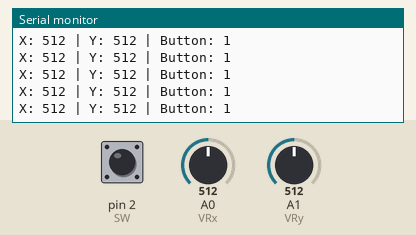
A sketch run on a simulated Arduino Uno, built with avr-gcc and run on an emulated ATmega328P. Parts: the last lines printed to the serial monitor. Inputs (shaded band) come from the test bench; at power-on: A0 (VRx) = 512, A1 (VRy) = 512, pin 2 (SW) HIGH.

Above: at 1.2 s.
1.3 s: A0 (VRx) set to 716
At 1.32 s:
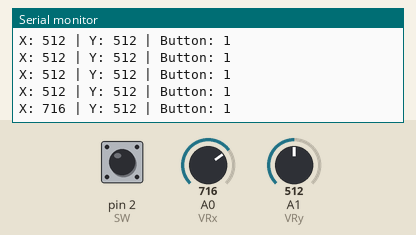
2.8 s: A1 (VRy) set to 1023
At 2.83 s:
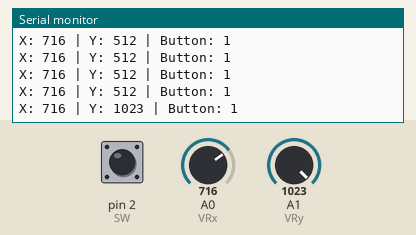
5.8 s: pin 2 (SW) pulled LOW for 0.15 s
At 5.86 s:
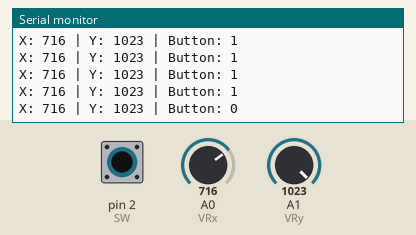
7.4 s: A1 (VRy) set to 900
At 7.47 s:
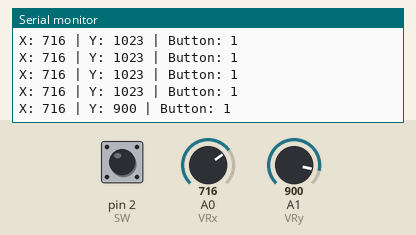
8.9 s: pin 2 (SW) pulled LOW for 1 s
At 8.99 s:
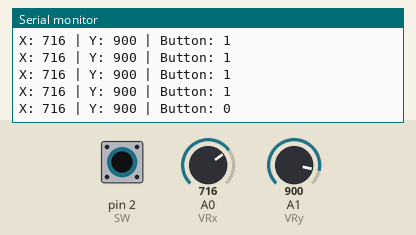
11.4 s: A0 (VRx) set to 900
At 11.41 s:
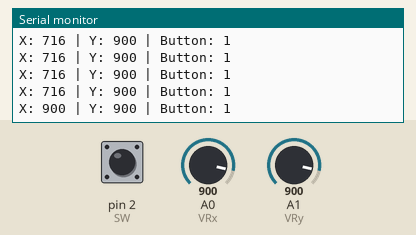
Timing chart, 0 to 13.9 s (numbered marks = the images above; inputs shaded):
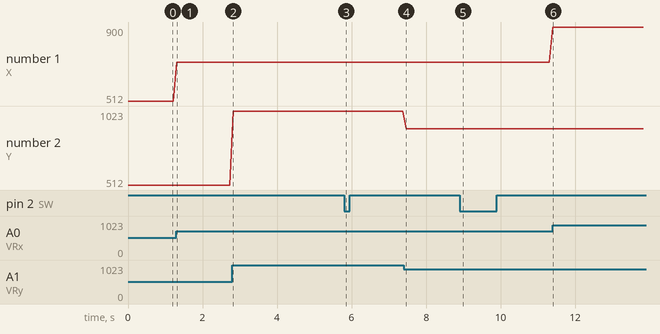

The sketch:

joystickTest.ino
```cpp
int VRx = A0;
int VRy = A1;
int SW = 2;

int xPosition = 0;
int yPosition = 0;
int SW_state = 0;
int mapX = 0;
int mapY = 0;

void setup() {
  Serial.begin(9600);
  Serial.println("a");

  pinMode(VRx, INPUT);
  pinMode(VRy, INPUT);
  pinMode(SW, INPUT_PULLUP);

}

void loop() {
  xPosition = analogRead(VRx);
  yPosition = analogRead(VRy);
  SW_state = digitalRead(SW);
  mapX = map(xPosition, 0, 1023, -512, 512);
  mapY = map(yPosition, 0, 1023, -512, 512);

  Serial.print("X: ");
  Serial.print(xPosition);
  Serial.print(" | Y: ");
  Serial.print(yPosition);
  Serial.print(" | Button: ");
  Serial.println(SW_state);

  delay(100);

}
```

Measured:
- after the input at 1.3 s, the serial monitor: prints a new line at once (image 1)
- after the input at 2.8 s, the serial monitor: prints a new line at once (image 2)
- after the input at 5.8 s, the serial monitor: prints a new line after 0.05 s (image 3)
- after the input at 7.4 s, the serial monitor: prints a new line after 0.07 s (image 4)
- after the input at 8.9 s, the serial monitor: prints a new line after 0.08 s (image 5)
- after the input at 11.4 s, the serial monitor: prints a new line at once (image 6)
- plotted number 1: 512 → 716 after the input at 1.3 s
- plotted number 2: 512 → 1023 after the input at 2.8 s, 1023 → 900 after the input at 7.4 s
